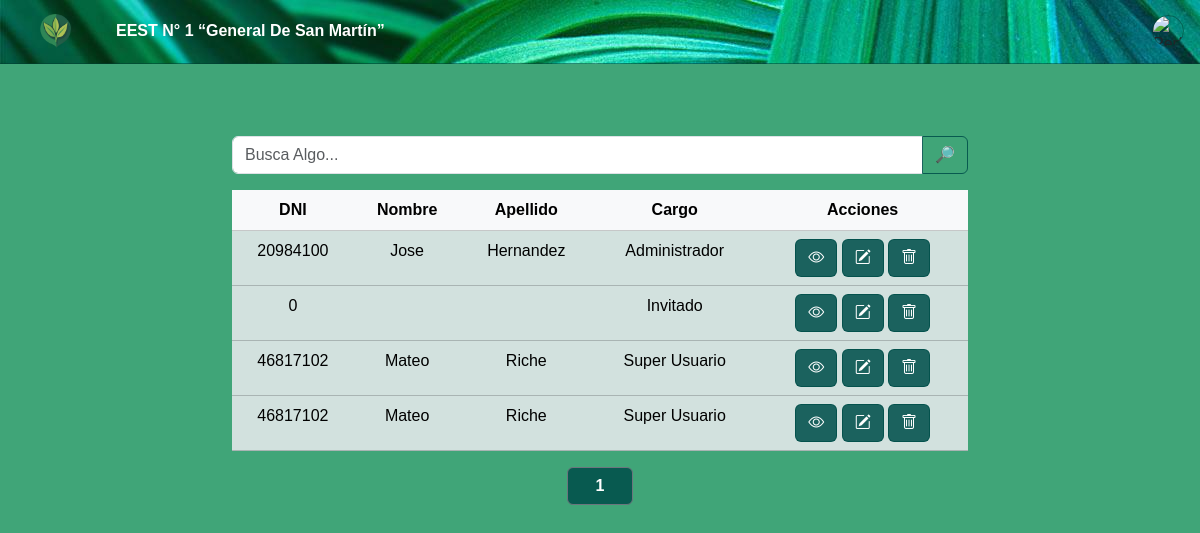
The app's page /structure/principal.php with its own data.
### tables this page shows
CREATE TABLE `usuario` (
  `DNI` int(8) NOT NULL,
  `Apellido` varchar(40) NOT NULL,
  `Nombre` varchar(40) NOT NULL,
  `Edad` varchar(2) NOT NULL,
  `Usuario` varchar(20) NOT NULL,
  `Password` varchar(12) NOT NULL,
  `Permiso` int(1) NOT NULL
);

### structure/Db.php (called while the page is built, shortened)
    </SCRIPT>               <?php
function cargo($cargo){
  $cargoF=' ';
  if($cargo==1){
      $cargoF= 'Super Usuario';
  }else if($cargo==2){
      $cargoF = 'Administrador';
  }else{
      $cargoF = 'Invitado';
  }
return $cargoF;
}
?>

### structure/tabla.php (the view, shortened to what this page needs)
<head>
<link rel="stylesheet" href="./scss/custom.css">
<link rel="stylesheet" type="text/css" href="../assets/styles/principal.css">
</head>
<section class="tabla">
     <br><br><br>
<?php
function MostrarTabla($registros){
  $conn = Conexion('base_de_datos');
  $registros = isset($registros) ? $registros : 4;
  $registros_por_pagina = $registros;
  $page = isset($_GET['page']) ? $_GET['page'] : 1;
  $inicio = ($page - 1) * $registros_por_pagina;
  $sql_total = "SELECT COUNT(*) as total FROM usuario";
  $result_total = $conn->query($sql_total);
  $total_registros = $result_total->fetch_assoc()['total'];
  $sql_usuarios = "SELECT * FROM usuario LIMIT $inicio, $registros_por_pagina";
  $result_usuarios = $conn->query($sql_usuarios);
   echo'
   <div class="container text-center">
   <div class="row justify-content-md-center justify-content-xs-left justify-content-sm-center ">
     <div class=" col-bg-8 col-lg-8 col-xl-8 col-xxl-8">
        <form action="resultadobusqueda.php" method="POST">
        <div class="input-group mb-3">
 <input type="text" name="busqueda" class="form-control" name ="busqueda" placeholder="Busca algo..." aria-label="Busqueda" aria-describedby="button-addon2">
 <input class="btn btn-outline-success" type="submit" name="submit"id="button-addon2" value="🔎" style= "z-index:auto; !important">
</div>
 </form>
              ';
   echo "
   <div class='table-responsive-md'>
     <table class='table table-success  table-hover'>
       <thead class='table-light'>
       <tr>
       <th scope='col'>DNI</th>
       <th scope='col'>Nombre</th>
       <th scope='col'>Apellido</th>
       <th scope='col'>Cargo</th>
       <th scope='col'>Acciones</th>
       </tr>
       </thead>
       <tbody>";
  if ($result_usuarios->num_rows > 0) {
      while($row = $result_usuarios->fetch_assoc()) {
          $DNI=$row['DNI'];
          $nombre=$row['Nombre'];
          $apellido=$row['Apellido'];
          $cargo=$row['Permiso'];
          $cargoF=cargo($cargo);
          echo "<tr>
                   <td scope='row'>$DNI</td>
                   <td scope='row'>$nombre</td>
                   <td scope='row'>$apellido</td>
                   <td scope='row'>$cargoF</td>
                   <td>
                    <a  href='verdetallesuser.php?valor=$DNI'> <button type='button' class='btn btn-success mb-xs-1'> <i class='bi bi-eye'></i></button></a>
                    <a  href='modificaruser.php?valor=$DNI'> <button type='button' class='btn btn-success mb-xs-1'>  <i class='bi bi-pencil-square'></i></button></a>
                    <a  href='deleteuser.php?valor=$DNI'> <button type='button' class='btn btn-success mb-xs-1'>  <i class='bi bi-trash'></i></button></a>
                    </i></a></td>
                    </tr>";
          }
          echo "</tbody></table></div>";
          echo "</div>
                    </div>
                          </div>
                          </div>";
  } else {
      echo "No se encontraron usuarios.";
  }
  $total_paginas = ceil($total_registros / $registros_por_pagina);
  echo "<div>";
  for ($i=1; $i<=$total_paginas; $i++) {
      echo '
        <div class="container text-center">
   <div class="row justify-content-md-center justify-content-xs-left justify-content-sm-center ">
     <div class=" col-bg-2 col-lg-2 col-xl-2 col-xxl-2 ">
     <div class="d-flex justify-content-evenly">
      ';
      echo"
    <button type='button' class='btn btn-success btn-outline-secondary fw-bold mb-3'>   <a class='text-white text-decoration-none btn-outline-secondary p-2 m-2  rounded' href='principal.php?page=$i'>$i </button></a>
      ";
  }
  echo "</div>";
  echo "</div>";
  echo "</div>";
  echo "</div>";
  }
?>

### structure/principal.php (shortened to what this page needs)
<?php
include_once('Db.php');
?>
<!DOCTYPE html>
<html lang="en">
<head>
    <link rel="stylesheet" type="text/css" href="../assets/styles/principal.css">
    <link rel="stylesheet" href="../assets/scss/custom.css">
                                <link rel="stylesheet" href="https://cdn.jsdelivr.net/npm/bootstrap-icons@1.11.1/font/bootstrap-icons.css">
  <link href="https://cdn.jsdelivr.net/npm/bootstrap@5.3.2/dist/css/bootstrap.min.css" rel="stylesheet"
>
</head>
<body>
    <main class="main">
<section class="menu__wrapper navbar navbar-expand-lg bg-body-tertiary">
<?php include('menu.php');
?>
</section>
 <section>
 <?php
include('tabla.php');
$registros = 6;
MostrarTabla($registros);
?>
</section>
</main>
</body>
</html>

### structure/menu.php (shortened to what this page needs)
<!DOCTYPE html>
<html lang="en">
    <head>
        <link rel="stylesheet" href="../assets/styles/menu/style.css">
        <link rel="stylesheet" href="../assets/styles/menu/style2.css">
        <link rel="stylesheet" href="../assets/scss/custom.css">
          <link href="https://cdn.jsdelivr.net/npm/bootstrap@5.3.3/dist/css/bootstrap.min.css" rel="stylesheet">
    </head>
    <body>
        <nav class="menu__wrapper">
            <div class="logo__wrapper">
            <a
                    href="#"
                    title="Logo"
                >
                    <img
                        class="logo"
                        src="../assets/imgs/logo-sigeflex.png"
                        title="Logo"
                        alt="Logo"
                    >
                </a>
                <a href="principal.php" class="page__title">
                EEST N° 1 “General De San Martín”
                    <?php
                    include_once('Db.php');
                    $imagen =$_SESSION['dni'];
                    ?>
                </a>
            </div>
                <img id="avatar-navbar" class="avatar-profile" src="../assets/imgs/<?php echo $imagen;?>.jpg"  alt="Perfil">
        </nav>
    </body>
</html>

### styles/principal.css (style rules this page uses)
html { width: 100%; height: 100%; background-repeat: no-repeat !important; background-attachment: fixed !important; }
body { height: 100%; width: 100%; background-color:#40A578; }
.main { height: 100%; width: 100%; background-color:#40A578; }

### styles/menu/style.css (style rules this page uses)
:root { --sigeflex-dark: #01504b41; --sigeflex-dark-lighter: #23a00a5b; --sigeflex-dark-border: #013d3183; --sigeflex-button-hover: #05700e2f; --background: #01504bde; --color: #ffffff; --sigeflex: #ffffff; --navigation-hover: #01504B; --navbar-height: 4rem; }
body { font-family: "Segoe UI", "Noto Sans", sans-serif; font-size: 16px; user-select: none; }
* { margin: 0; padding: 0; -webkit-box-sizing: border-box; -moz-box-sizing: border-box; box-sizing: border-box; font-family: "Josefin Sans", sans-serif; text-transform: capitalize; }
.menu__wrapper { display: flex; position: absolute; flex-direction: row; justify-content: space-between; width: 100vw; z-index: 2; overflow-x: over; gap: 1.5rem; background-image: url('./assetsMenu/leafs.jpg'); height: var(--navbar-height); padding: 0px 1rem; border-bottom: 1px solid var(--sigeflex-dark-border); align-items: center; }
.logo__wrapper { display: flex; align-items: center; gap: 0.5rem; }
.page__title { color: var(--sigeflex); padding: 0.5rem 0.75rem; align-items: center; font-weight: 700; border-radius: 0.5rem; transition: all 0.30s ease-in-out; text-decoration: none; }
.logo { margin-left: 0rem; width: 5rem; height: 5rem; cursor: pointer; }
.avatar-profile { cursor: pointer; height: 2rem; width: 2rem; border: 1px solid var(--sigeflex-dark-border); object-fit: cover; border-radius: 50%; }

### styles/menu/style2.css (style rules this page uses)
:root { --sigeflex-dark: #01504b41; --sigeflex-dark-lighter: #23a00a5b; --sigeflex-dark-border: #013d3183; --sigeflex-button-hover: #05700e2f; --background: #01504bde; --color: #ffffff; --sigeflex: #ffffff; --navigation-hover: #01504B; --navbar-height: 4rem; }

### records on screen
usuario: DNI "20984100", Nombre "Jose", Apellido "Hernandez", Permiso "Administrador"
usuario: DNI "0", Permiso "Invitado"
usuario: DNI "46817102", Nombre "Mateo", Apellido "Riche", Permiso "Super Usuario"
usuario: DNI "46817102", Nombre "Mateo", Apellido "Riche", Permiso "Super Usuario"
